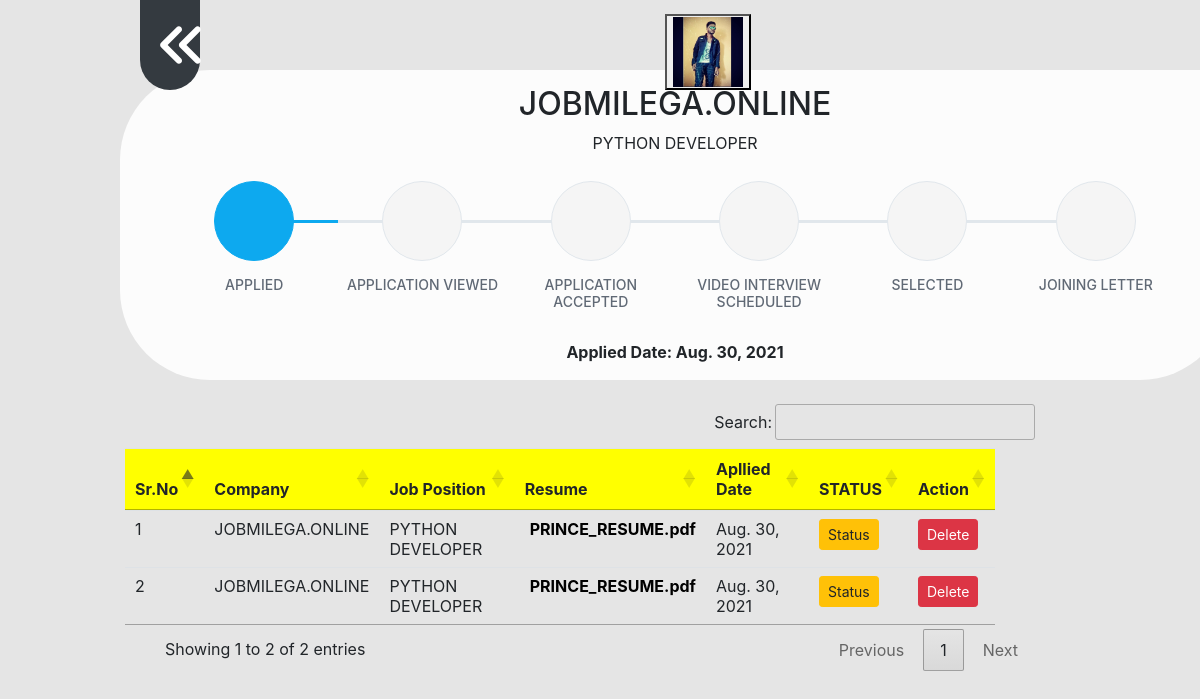
Page /singlestatus/7 (signed in) on the committed database.
### job/models.py (models this page shows, shortened)
class Apply(models.Model):
    job = models.ForeignKey(Job,on_delete=models.CASCADE,null=True)
    student= models.ForeignKey(StudentUser,on_delete=models.CASCADE,null=True)
    resume = models.FileField(null=True)
    applied_date = models.DateField(null=True)
    status = models.CharField(max_length=300,null=True,blank=True)
    interviewdateaandtime = models.DateTimeField(null=True,blank=True)
    joiningletter = models.FileField(null=True, blank=True)

class StudentUser(models.Model):
    user = models.ForeignKey(User,on_delete=models.CASCADE)
    mobile = models.CharField(max_length=10,null=True)
    image = models.FileField(null=True)
    gender = models.CharField(max_length=10,null=True)
    type = models.CharField(max_length=10,null=True)
    resume = models.FileField(null=True)
    def __str__(self):
        return self.user.username

class Job(models.Model):
    recruiter = models.ForeignKey(Recruiter,on_delete=models.CASCADE,null=True,blank=True)
    start_date = models.DateField()
    end_date = models.DateField()
    salary = models.CharField(max_length=10,null=True)
    permonth = models.CharField(max_length=10)
    title = models.CharField(max_length=100)
    description = models.CharField(max_length=500)
    experience = models.CharField(max_length=10)
    location = models.CharField(max_length=15)
    skill = models.CharField(max_length=300,null=True)
    creationdate = models.DateField()
    company = models.CharField(max_length=50)
    paid = models.CharField(max_length=10,null=True,blank=True)
    def __str__(self):
        return self.title

### job/views.py (the view)
# urls.py: path('singlestatus/<int:pid>', views.singlestatus, name='singlestatus'),
def singlestatus(request,pid):
    user = request.user
    student = StudentUser.objects.get(user=user)
    data = Apply.objects.filter(student=student)
    data1 = Apply.objects.filter(id=pid)
    for n in data1:
        statue=n.status
    if statue:
        error = ""
        if statue == "Application Viewed":
            error = "Application Viewed"
        if statue == "Application Rejected":
            error = "Application Rejected"
        if statue == "Application Accepted":
            error = "Application Accepted"
        if statue == "Video Interview Scheduled":
            error = "Video Interview Scheduled"
        if statue == "Selected":
            error = "Selected"
        if statue == "Rejected":
            error = "Rejected"
        if statue == "Joining Letter":
            error = "Joining Letter"
    else:
        error = "none"
    d = {'data': data,'data1': data1,'error': error,}
    return render(request,'userstatusbar.html',d)

### job/templates/userstatusbar.html (shortened to what this page needs)
<head>
    {% load static %}
  <link rel="stylesheet" href="https://maxcdn.bootstrapcdn.com/bootstrap/4.5.2/css/bootstrap.min.css">
<link rel="stylesheet" href="https://cdnjs.cloudflare.com/ajax/libs/font-awesome/4.7.0/css/font-awesome.min.css">
</head>
<body>
<nav class="navbar navbar-expand-sm bg-dark navbar-dark" style="width:60px;height:90px ;margin-left:140px;border-radius:0px 0px 100px 100px;margin-top:px">
<ul class="navbar-nav">
    <li class="nav-item" >
      <a  href="{% url 'latestjob' %}"><i class="fa fa-angle-double-left mr-1 " style="font-size:50px;margin-left:1px; color: white"></i></a>
     </li>
</ul>
</nav>
</body>
<!DOCTYPE html>
<html lang="en">
<head>
<body>
{% for i in data1 %}
<div class="row"  style="margin-top:-100px">
    <button type="button" data-toggle="collapse" data-target="#hidden" style="margin-left:680px;"><img src="{{i.student.image.url}}" style="text-align:center;margin-left:0px;width:70px;height:70px;padding:0px 0px"></button>
</div>
<div class="container" style="width:1110px;background-color:rgb(255,255,255,0.9);margin-left: 120px;margin-top:-20px;box-shadow: 0px 0px; height:310px;padding: 15px;border-radius:90px 0px 90px 90px">
      <h2 style="text-align:center">{{i.job.company}}</h2>
      <p style="text-align:center">{{i.job.title}}</p>
    <link rel="stylesheet" href="https://cdn.jsdelivr.net/npm/pixeden-stroke-7-icon@1.2.3/pe-icon-7-stroke/dist/pe-icon-7-stroke.min.css">
<div class="container padding-bottom-3x mb-1"style="margin-top:-160px">
          <div class="card-body">
            <div class="steps d-flex flex-wrap flex-sm-nowrap justify-content-between padding-top-2x padding-bottom-1x">
              <div class="step completed">
                <div class="step-icon-wrap">
                  <div class="step-icon"></div>
                </div>
                <h4 class="step-title">APPLIED</h4>
              </div>
          {% ifequal error 'none' %}
              <div class="step ">
                <div class="step-icon-wrap">
                  <div class="step-icon"></div>
                </div>
                <h4 class="step-title">APPLICATION VIEWED</h4>
              </div>
                 <div class="step ">
                <div class="step-icon-wrap">
                  <div class="step-icon"></div>
                </div>
                <h4 class="step-title">APPLICATION ACCEPTED</h4>
              </div>
                <div class="step ">
                <div class="step-icon-wrap">
                  <div class="step-icon" ></div>
                </div>
                <h4 class="step-title" >VIDEO INTERVIEW SCHEDULED</h4>
              </div>
                <div class="step ">
                <div class="step-icon-wrap">
                  <div class="step-icon"></div>
                </div>
                <h4 class="step-title">SELECTED</h4>
              </div>
                 <div class="step ">
                <div class="step-icon-wrap">
                  <div class="step-icon"></div>
                </div>
                <h4 class="step-title">JOINING LETTER</h4>
              </div>
              {% endifequal %}
            </div>
          </div>
        </div>
    <b><p style="text-align: center;margin-top:-30px">Applied Date: <span>{{i.applied_date}}</span></p></b>
</div>
{% endfor %}
<br>
        <div class="container" style="width:900px;">
          <table class="table table-hover" id="example"style="margin-left:-40px;">
              <thead>
                  <tr style="background-color: yellow">
                      <th>Sr.No</th>
                      <th>Company</th>
                      <th>Job Position</th>
                      <th>Resume</th>
                      <th>Apllied Date</th>
                      <th>STATUS</th>
                      <th>Action</th>
                  </tr>
              </thead>
              <tbody>
                   {% for d in data %}
                  <tr>
                        <td>  {{ forloop.counter}}</td>
                        <td>  {{ d.job.company }} </td>
                        <td> {{d.job }}</td>
                        <td><b><a href="{{ d.resume.url }}" download style="margin-left:5px;color:black">{{ d.resume}}</a></b></td>
                        <td> {{ d.applied_date}}</td>
                        <td><a href="{% url 'singlestatus' d.id %}" type="submit" class="btn btn-warning btn-sm" >Status</a></td>
                        <td><a href="{% url 'delete_apply' d.id %}" class="btn btn-danger btn-sm" onclick="return confirm('Are you sure?')">Delete</a></td>
                  </tr>
                  {% endfor%}
              </tbody>
          </table>
 </div>
</body>
<head>
<link rel="stylesheet" href="https://cdn.datatables.net/1.10.24/css/jquery.dataTables.min.css">
<link rel="stylesheet" href="https://cdn.datatables.net/buttons/1.7.0/css/buttons.dataTables.min.css">
</head>
<body>
</body>

### job/templates/userstatusbar.html (style rules this page uses)
body { background-color: rgb(0,0,0,0.1); }
body { margin-top:0px; }
.steps .step { display: block; width: 100%; margin-bottom: 35px; text-align: center; margin-top: 150px; }
.steps .step .step-icon-wrap { display: block; position: relative; width: 100%; height: 80px; text-align: center }
.steps .step .step-icon-wrap::before, .steps .step .step-icon-wrap::after { display: block; position: absolute; top: 50%; width: 50%; height: 3px; margin-top: -1px; background-color: #e1e7ec; content: ''; z-index: 1 }
.steps .step .step-icon-wrap::before { left: 0 }
.steps .step .step-icon-wrap::after { right: 0 }
.steps .step .step-icon { display: inline-block; position: relative; width: 80px; height: 80px; border: 1px solid #e1e7ec; border-radius: 50%; background-color: #f5f5f5; color: #374250; font-size: 38px; line-height: 81px; z-index: 5 }
.steps .step .step-title { margin-top: 16px; margin-bottom: 0; color: #606975; font-size: 14px; font-weight: 500 }
.steps .step:first-child .step-icon-wrap::before { display: none }
.steps .step:last-child .step-icon-wrap::after { display: none }
.steps .step.completed .step-icon-wrap::before, .steps .step.completed .step-icon-wrap::after { background-color: #0da9ef }
.steps .step.completed .step-icon { border-color: #0da9ef; background-color: #0da9ef; color: #fff }

### rows in the picture
Apply: student.image (picture), job.company "JOBMILEGA.ONLINE", job "PYTHON DEVELOPER", applied_date "Aug. 30, 2021", resume "PRINCE_RESUME.pdf"
Apply: job.company "JOBMILEGA.ONLINE", job "PYTHON DEVELOPER", resume "PRINCE_RESUME.pdf", applied_date "Aug. 30, 2021"
